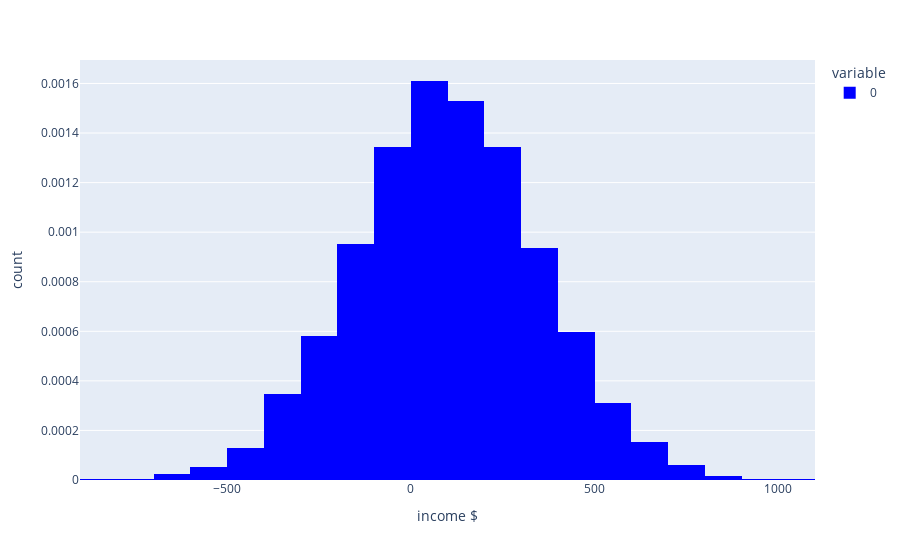

Notebook code for this chart:
### Code cell
py.histogram(income_endpoint2,
             nbins=20,
             histnorm='probability density',
             labels={'value':'income $','count':'probability'}, 
             color_discrete_sequence=['blue'])

### Figure 1 — Plotly figure (JSON) as saved in the notebook; plotly's stock layout.template omitted (floating-point values rounded to 4 significant figures; data arrays with more than 128 entries replaced by an {"elided": "..."} marker saying what was removed)
{"data": [{"alignmentgroup": "True", "bingroup": "x", "histnorm": "probability density", "hovertemplate": "variable=0<br>income $=%{x}<br>count=%{y}<extra></extra>", "legendgroup": "0", "marker": {"color": "blue"}, "name": "0", "nbinsx": 20, "offsetgroup": "0", "orientation": "v", "showlegend": true, "type": "histogram", "x": {"elided": "10000 int values"}, "xaxis": "x", "yaxis": "y"}], "layout": {"barmode": "relative", "legend": {"title": {"text": "variable"}, "tracegroupgap": 0}, "margin": {"t": 60}, "xaxis": {"anchor": "y", "domain": [0, 1], "title": {"text": "income $"}}, "yaxis": {"anchor": "x", "domain": [0, 1], "title": {"text": "count"}}}}
